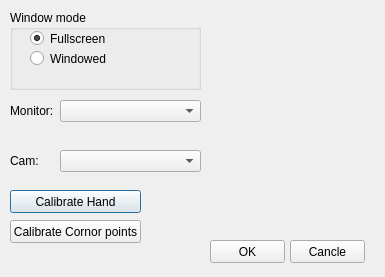
<?xml version="1.0" encoding="UTF-8"?>
<ui version="4.0">
 <class>Dialog</class>
 <widget class="QDialog" name="Dialog">
  <property name="geometry">
   <rect>
    <x>0</x>
    <y>0</y>
    <width>385</width>
    <height>277</height>
   </rect>
  </property>
  <property name="windowTitle">
   <string>Dialog</string>
  </property>
  <widget class="QGroupBox" name="windowmodebox">
   <property name="geometry">
    <rect>
     <x>10</x>
     <y>10</y>
     <width>191</width>
     <height>80</height>
    </rect>
   </property>
   <property name="title">
    <string>Window mode</string>
   </property>
   <widget class="QRadioButton" name="isfullscreen">
    <property name="geometry">
     <rect>
      <x>20</x>
      <y>20</y>
      <width>82</width>
      <height>17</height>
     </rect>
    </property>
    <property name="text">
     <string>Fullscreen</string>
    </property>
    <property name="checked">
     <bool>true</bool>
    </property>
   </widget>
   <widget class="QRadioButton" name="iswindowed">
    <property name="geometry">
     <rect>
      <x>20</x>
      <y>40</y>
      <width>82</width>
      <height>17</height>
     </rect>
    </property>
    <property name="text">
     <string>Windowed</string>
    </property>
   </widget>
  </widget>
  <widget class="QComboBox" name="monitor">
   <property name="geometry">
    <rect>
     <x>60</x>
     <y>100</y>
     <width>141</width>
     <height>22</height>
    </rect>
   </property>
   <property name="editable">
    <bool>false</bool>
   </property>
  </widget>
  <widget class="QLabel" name="label">
   <property name="geometry">
    <rect>
     <x>10</x>
     <y>100</y>
     <width>47</width>
     <height>21</height>
    </rect>
   </property>
   <property name="text">
    <string>Monitor:</string>
   </property>
  </widget>
  <widget class="QComboBox" name="cam">
   <property name="geometry">
    <rect>
     <x>60</x>
     <y>150</y>
     <width>141</width>
     <height>22</height>
    </rect>
   </property>
   <property name="editable">
    <bool>false</bool>
   </property>
  </widget>
  <widget class="QLabel" name="label_2">
   <property name="geometry">
    <rect>
     <x>10</x>
     <y>150</y>
     <width>47</width>
     <height>21</height>
    </rect>
   </property>
   <property name="text">
    <string>Cam:</string>
   </property>
  </widget>
  <widget class="QPushButton" name="calibratehand">
   <property name="geometry">
    <rect>
     <x>10</x>
     <y>190</y>
     <width>131</width>
     <height>23</height>
    </rect>
   </property>
   <property name="text">
    <string>Calibrate Hand</string>
   </property>
  </widget>
  <widget class="QPushButton" name="calibratepoints">
   <property name="geometry">
    <rect>
     <x>10</x>
     <y>220</y>
     <width>131</width>
     <height>23</height>
    </rect>
   </property>
   <property name="text">
    <string>Calibrate Cornor points</string>
   </property>
  </widget>
  <widget class="QPushButton" name="okButton">
   <property name="geometry">
    <rect>
     <x>210</x>
     <y>240</y>
     <width>75</width>
     <height>23</height>
    </rect>
   </property>
   <property name="text">
    <string>OK</string>
   </property>
  </widget>
  <widget class="QPushButton" name="cancleButton">
   <property name="geometry">
    <rect>
     <x>290</x>
     <y>240</y>
     <width>75</width>
     <height>23</height>
    </rect>
   </property>
   <property name="text">
    <string>Cancle</string>
   </property>
  </widget>
 </widget>
 <resources/>
 <connections/>
</ui>
